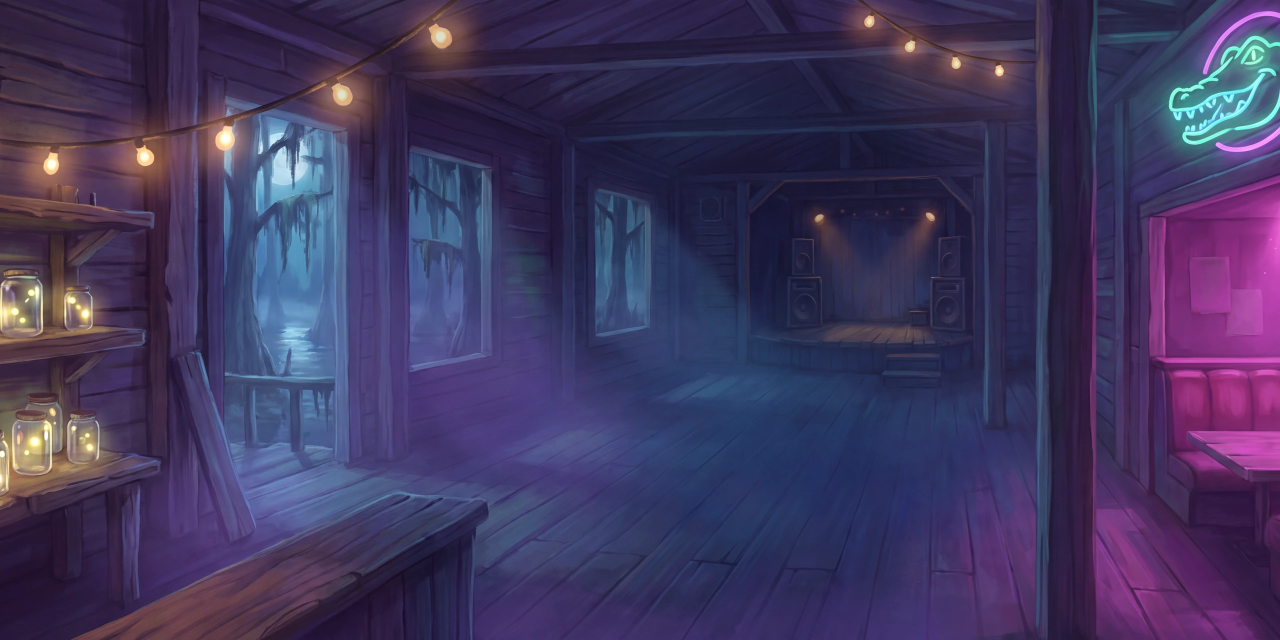
#> input picture art/source/backgrounds/bass-drop/base_landscape.webp, 2560 x 1280 px (shown at 1/2 size)
$ python cards.py
#> lines starting #> are read from the running program, lines starting #| are printed output that depends on the picture
### tools/bdart/bglib.py
"""Shared helpers for the Bass Drop 0-credit background builds (tools/bdart/backgrounds.py).

Plates are float32 sRGB arrays in [0, 1], shape (H, W, 3). Everything is deterministic (seeded noise), so a rebuild
reproduces the same bytes for the same inputs.
"""
from __future__ import annotations

import hashlib
import io
import json
from pathlib import Path

import cv2
import numpy as np
from PIL import Image

REPO = Path(__file__).resolve().parents[2]

# approved raws (art/plan/approvals.json): bg_base_landscape = ab1 ab_bg_painted (924d3637),
# bd_bg_base_portrait = bd_c07 (01d29fe8)
RAW_LANDSCAPE = REPO / "art/_raw/ab_bg_painted/v01/raw.png"
RAW_PORTRAIT = REPO / "art/_raw/bd_bg_base_portrait/v01/raw.png"
OUT_LANDSCAPE = (2560, 1280)   # 2:1, size policy <= 2560 px wide
OUT_PORTRAIT = (1536, 3072)    # 1:2, same as base_portrait.webp (c0107)


# [6 lines left out: function sha256_file, not called in this run]


def load_rgb(p: Path) -> np.ndarray:
    return np.asarray(Image.open(p).convert("RGB"), dtype=np.float32) / 255.0


# [25 lines left out: functions centre_crop, base_plate, not called in this run]


def to_u8(a: np.ndarray) -> np.ndarray:
    return np.clip(np.round(a * 255.0), 0, 255).astype(np.uint8)


# [10 lines left out: functions save_webp, save_png, not called in this run]


# ---------------------------------------------------------------- colour helpers
def srgb_to_linear(a: np.ndarray) -> np.ndarray:
    return np.where(a <= 0.04045, a / 12.92, ((a + 0.055) / 1.055) ** 2.4)


def linear_to_srgb(a: np.ndarray) -> np.ndarray:
    a = np.clip(a, 0, None)
    return np.where(a <= 0.0031308, a * 12.92, 1.055 * np.power(a, 1 / 2.4) - 0.055)


# [10 lines left out: functions luma, lightness, not called in this run]


def hsv(a: np.ndarray) -> tuple[np.ndarray, np.ndarray, np.ndarray]:
    hsv_ = cv2.cvtColor(a.astype(np.float32), cv2.COLOR_RGB2HSV)  # H in degrees 0..360, S, V in 0..1
    return hsv_[..., 0], hsv_[..., 1], hsv_[..., 2]


def blur(a: np.ndarray, sigma: float) -> np.ndarray:
    if sigma <= 0:
        return a
    return cv2.GaussianBlur(a, (0, 0), sigmaX=sigma, sigmaY=sigma, borderType=cv2.BORDER_REFLECT)


def smoothstep(x: np.ndarray, e0: float, e1: float) -> np.ndarray:
    t = np.clip((x - e0) / (e1 - e0), 0, 1)
    return t * t * (3 - 2 * t)


def hue_gate(h: np.ndarray, centre: float, half: float, soft: float = 12.0) -> np.ndarray:
    d = np.abs((h - centre + 180.0) % 360.0 - 180.0)
    return 1.0 - smoothstep(d, half, half + soft)


# [18 lines left out: function fbm, not called in this run]


def screen(base: np.ndarray, layer: np.ndarray) -> np.ndarray:
    return 1.0 - (1.0 - base) * (1.0 - np.clip(layer, 0, 1))


# ---------------------------------------------------------------- gates
# [25 lines left out: functions darker_centre, edge_iou, not called in this run]


def write_json(p: Path, obj) -> None:
    p.parent.mkdir(parents=True, exist_ok=True)
    p.write_text(json.dumps(obj, indent=1) + "\n")

### tools/bdart/cards.py
#!/usr/bin/env python3
"""Intro card illustrations for ui_intro_cards (ANIMATION_SET 6.1, DESIGN 12), 0 credits.

Plan rows bd_card_meter / bd_card_jukejam / bd_card_megamix (c14) could not run (balance below the 8-credit floor);
this is their plan fallback: "composite the approved W, badges, emblem and meter over a background crop". Every object
is approved art at its own resolution (never upscaled): the meter master, the jukebox and crowned-speaker emblems, the
W rig master + its ribbon, badge tiers and clamps (placed exactly as the sym_W rig places them), over a darkened,
softened crop of the matching background plate (base / Juke Jam / Mega Mix, tools/bdart/backgrounds.py). The only drawn
elements are the meter card's sound-wave arcs (formula D: black outline, cyan enamel) and soft contact shadows.

Square 1024 masters with the subject inside the central two-thirds, so both skins crop from one image: landscape
(tall card art) and portrait (wide art, art left / text right). No text anywhere (titles and bodies are live text).

  tools/.venv/bin/python tools/bdart/cards.py [--provenance]
"""
from __future__ import annotations

import argparse
import json
import math

import cv2
import numpy as np
from PIL import Image

from bglib import REPO, blur, lightness, smoothstep, write_json

OUT = REPO / "art/source/ui/bass-drop/cards"
QA = REPO / "build/qa/bdart/cards"
W_SRC = REPO / "art/source/symbols/W"
W_IMG = REPO / "art/source/spine/images/sym_W"
BG = REPO / "art/source/backgrounds/bass-drop"
S = 1024


def load(p) -> np.ndarray:
    return np.asarray(Image.open(p).convert("RGBA"), np.float32) / 255.0


def content_bbox(a: np.ndarray, thr: float = 0.02):
    ys, xs = np.nonzero(a[..., 3] > thr)
    return xs.min(), ys.min(), xs.max() + 1, ys.max() + 1


def premul_resize(rgba: np.ndarray, size) -> np.ndarray:
    size = (max(1, int(round(size[0]))), max(1, int(round(size[1]))))
    a = rgba[..., 3:4]
    pm = np.concatenate([rgba[..., :3] * a, a], -1)
    r = cv2.resize(pm, size, interpolation=cv2.INTER_AREA if size[0] < rgba.shape[1] else cv2.INTER_CUBIC)
    r = np.clip(r, 0, 1)
    al = r[..., 3:4]
    return np.concatenate([np.where(al > 1e-4, r[..., :3] / np.maximum(al, 1e-4), 0), al], -1)


def over(dst: np.ndarray, src: np.ndarray, x: float, y: float) -> None:
    """Straight-alpha src over dst (in place) with src's top-left at (x, y); clipped to dst."""
    x, y = int(round(x)), int(round(y))
    h, w = src.shape[:2]
    X0, Y0, X1, Y1 = max(0, x), max(0, y), min(dst.shape[1], x + w), min(dst.shape[0], y + h)
    if X0 >= X1 or Y0 >= Y1:
        return
    s = src[Y0 - y:Y1 - y, X0 - x:X1 - x]
    d = dst[Y0:Y1, X0:X1]
    a = s[..., 3:4]
    oa = a + d[..., 3:4] * (1 - a)
    rgb = (s[..., :3] * a + d[..., :3] * d[..., 3:4] * (1 - a)) / np.maximum(oa, 1e-6)
    dst[Y0:Y1, X0:X1] = np.concatenate([rgb, oa], -1)


# [16 lines left out: function rotate, not called in this run]


# ------------------------------------------------------------------ the W, composed like the sym_W rig
def compose_w(skin: str = "default", tier: int = 1, K: float = 3.0) -> np.ndarray:
    """The W's setup pose on the 360 canvas at K x, from the high-resolution sources: the rig master for fang + cap +
    chain, the pieces for ribbon / badge / clamps, each at the scale the rig used (matched on content width)."""
    parts = {p["name"]: p for p in json.loads((W_SRC / "parts.json").read_text())["parts"]}
    C = int(360 * K)
    can = np.zeros((C, C, 4), np.float32)

    # [17 lines left out: functions rig_content, place, not called in this run]

    # fang + cap + chain: the rig master mapped onto the union of the three rig parts' visible content
    m = load(W_SRC / "master_rig_1024.png")
    mx0, my0, mx1, my1 = content_bbox(m)
    boxes = [rig_content(n) for n in ("tooth", "cap", "chain")]
    ux0, uy0 = min(b[0] for b in boxes), min(b[1] for b in boxes)
    ux1, uy1 = max(b[2] for b in boxes), max(b[3] for b in boxes)
    base = premul_resize(m[my0:my1, mx0:mx1], ((ux1 - ux0) * K, (uy1 - uy0) * K))
    over(can, base, ux0 * K, uy0 * K)
    place(load(W_SRC / "pieces/ribbon.png"), "ribbon")
    # the cap's lower rim sits over the ribbon: redraw the master pixels under the rig cap's alpha
    cap = load(W_IMG / "cap.png")
    cb = parts["cap"]["bbox"]
    cap_a = premul_resize(cap, (cb[2] * K, cb[3] * K))[..., 3]
    layer = np.zeros_like(can)
    over(layer, base, ux0 * K, uy0 * K)
    x, y = int(round(cb[0] * K)), int(round(cb[1] * K))
    mask = np.zeros(can.shape[:2], np.float32)
    h, w = cap_a.shape
    mask[y:y + h, x:x + w] = cap_a[:mask.shape[0] - y, :mask.shape[1] - x]
    capl = layer.copy()
    capl[..., 3] *= mask
    over(can, capl, 0, 0)
    if skin == "sticky":
        cl = load(W_SRC / "pieces/clamp.png")
        place(cl, "clamp_shut_L", rot=-1)
        place(cl, "clamp_shut_R", rot=-1, flip=True)
    if skin in ("mult", "sticky"):
        place(load(W_SRC / f"pieces/badge_t{tier}.png"), f"badge_t{tier}")
    x0, y0, x1, y1 = content_bbox(can, 0.004)
    return can[y0:y1, x0:x1]


# ------------------------------------------------------------------ helpers for the scenes
def backdrop(name: str, box: tuple[float, float, float], dark: float = 0.55) -> np.ndarray:
    """A square crop (cx, cy, size as fractions of the plate height) of a background plate, softened, darkened and
    lower in contrast than the subject, with a vignette."""
    im = np.asarray(Image.open(BG / f"{name}.webp").convert("RGB"), np.float32) / 255.0
    H, W = im.shape[:2]
    cx, cy, sz = box
    s = int(sz * H)
    x0 = int(np.clip(cx * W - s / 2, 0, W - s))
    y0 = int(np.clip(cy * H - s / 2, 0, H - s))
    crop = im[y0:y0 + s, x0:x0 + s]
    crop = cv2.resize(crop, (S, S), interpolation=cv2.INTER_AREA if s > S else cv2.INTER_CUBIC)
    crop = blur(crop, 3.0)
    mean = crop.mean((0, 1), keepdims=True)
    crop = mean + (crop - mean) * 0.75
    yy, xx = np.mgrid[0:S, 0:S].astype(np.float32) / S
    vig = 1 - 0.45 * smoothstep(np.sqrt((xx - 0.5) ** 2 + (yy - 0.5) ** 2), 0.25, 0.75)
    return np.clip(crop * dark * vig[..., None], 0, 1)


def fit_h(img: np.ndarray, h: float) -> np.ndarray:
    return premul_resize(img, (img.shape[1] * h / img.shape[0], h))


def contact_shadow(can: np.ndarray, cx: float, cy: float, rx: float, ry: float, a: float = 0.55) -> None:
    yy, xx = np.mgrid[0:S, 0:S].astype(np.float32)
    d = ((xx - cx) / rx) ** 2 + ((yy - cy) / ry) ** 2
    sh = np.exp(-d * 2.2) * a
    can[..., :3] *= (1 - sh[..., None])


def backlight(can: np.ndarray, cx: float, cy: float, r: float, col, a: float) -> None:
    """A soft painted halo behind the subject (part of the backdrop, drawn before the subject)."""
    yy, xx = np.mgrid[0:S, 0:S].astype(np.float32)
    d = np.sqrt((xx - cx) ** 2 + (yy - cy) ** 2) / r
    h = np.exp(-d ** 2 * 1.4) * a
    col = np.asarray(col, np.float32)
    can[..., :3] = 1 - (1 - can[..., :3]) * (1 - col * h[..., None])


def wave_arcs(cx: float, cy: float, radii, span: float, width: float = 20.0) -> np.ndarray:
    """')))' sound-wave arcs on both sides, formula D: a single-weight black outline round cyan enamel with a soft
    gradient and a crisp highlight line (key light upper left)."""
    ss = 3
    ink = np.zeros((S * ss, S * ss), np.uint8)
    fill = np.zeros_like(ink)
    hi = np.zeros_like(ink)
    for i, r in enumerate(radii):
        w = width * (1 - 0.12 * i)
        for base in (0, 180):
            a0, a1 = base - span, base + span
            c = (int(cx * ss), int(cy * ss))
            ax = (int(r * ss), int(r * ss))
            cv2.ellipse(ink, c, ax, 0, a0, a1, 255, int((w + 10) * ss), lineType=cv2.LINE_AA)
            cv2.ellipse(fill, c, ax, 0, a0 + 1.2, a1 - 1.2, 255, int(w * ss), lineType=cv2.LINE_AA)
            axh = (int((r - w * 0.22) * ss), int((r - w * 0.22) * ss))
            cv2.ellipse(hi, c, axh, 0, a0 + 4, a1 - 4, 255, int(max(2, w * 0.18) * ss), lineType=cv2.LINE_AA)
    d = lambda m: cv2.resize(m, (S, S), interpolation=cv2.INTER_AREA).astype(np.float32) / 255.0
    ink, fill, hi = d(ink), d(fill), d(hi)
    # round the arc ends: soften the ink and fill caps with a tiny blur
    yy, xx = np.mgrid[0:S, 0:S].astype(np.float32)
    shade = np.clip(0.55 + 0.45 * (-(yy - cy) / (max(radii) + 40)), 0.2, 1.0)      # lighter toward the top
    cyan = np.array([0.21, 0.95, 0.88])
    deep = np.array([0.05, 0.45, 0.52])
    col = deep + (cyan - deep) * shade[..., None]
    col = col * (1 - hi[..., None] * 0.8) + np.array([0.9, 1.0, 1.0]) * hi[..., None] * 0.8
    rgb = np.zeros((S, S, 3), np.float32) * (1 - fill[..., None]) + col * fill[..., None]
    rgb = rgb * fill[..., None]
    a = np.maximum(ink, fill)
    return np.dstack([np.where(a[..., None] > 1e-4, rgb / np.maximum(a[..., None], 1e-4), 0), a]).astype(np.float32)


# ------------------------------------------------------------------ the three cards
def card_meter() -> np.ndarray:
    can = np.dstack([backdrop("base_landscape", (0.17, 0.42, 0.62), 0.5), np.ones((S, S), np.float32)])
    backlight(can, 512, 470, 430, (0.21, 0.95, 0.88), 0.22)
    cab = load(REPO / "art/source/ui/bass-drop/groove_meter/master.png")
    x0, y0, x1, y1 = content_bbox(cab)
    cab = fit_h(cab[y0:y1, x0:x1], 640)
    cx, top = 512, 250
    contact_shadow(can, cx, top + 640, 300, 40, 0.6)
    over(can, cab, cx - cab.shape[1] / 2, top)
    # woofer centre in the master: (412, 510) of 825 x 1024 -> card space
    sc = 640 / (y1 - y0)
    wcx, wcy = cx + (412 - (x0 + x1) / 2) * sc, top + (510 - y0) * sc
    rim_r = 300 * sc
    over(can, wave_arcs(wcx, wcy, [rim_r + 70, rim_r + 125, rim_r + 180], 34, 20), 0, 0)
    # the fang bursts out of the cone toward the viewer: a burst star on the cone, the fang lifted up and out of it,
    # bigger than the cone, the dust cap still showing under it (the arcs carry the boom)
    w = compose_w("default", K=3.0)
    w = rotate(fit_h(w, 470), -18)
    over(can, w, wcx - w.shape[1] / 2 + 58, wcy - w.shape[0] / 2 - 130)
    return can


# [31 lines left out: functions w_row, card_jukejam, card_megamix, not called in this run]


def main() -> None:
    ap = argparse.ArgumentParser()
    ap.add_argument("--provenance", action="store_true")
    args = ap.parse_args()
    OUT.mkdir(parents=True, exist_ok=True)
    QA.mkdir(parents=True, exist_ok=True)
    rep = {}
    tiles = []
    for name, fn in (("art_meter", card_meter), ("art_jukejam", card_jukejam), ("art_megamix", card_megamix)):
        img = fn()
        rgb = np.clip(img[..., :3], 0, 1)
        p = OUT / f"{name}.png"
        Image.fromarray(np.round(rgb * 255).astype(np.uint8)).save(p, optimize=True)
        if p.stat().st_size > 1_450_000:
            p.unlink()
            p = OUT / f"{name}.webp"
            Image.fromarray(np.round(rgb * 255).astype(np.uint8)).save(p, "WEBP", lossless=True, quality=100, method=6)
        L = lightness(rgb)
        c = L[S // 6:S * 5 // 6, S // 6:S * 5 // 6].mean()
        edge = np.concatenate([L[:S // 8].ravel(), L[-S // 8:].ravel(), L[:, :S // 8].ravel(), L[:, -S // 8:].ravel()]).mean()
        rep[name] = {"path": str(p.relative_to(REPO)), "bytes": p.stat().st_size, "size": [S, S],
                     "centreL": round(float(c), 4), "edgeL": round(float(edge), 4)}
        tiles.append((name, rgb))
#> this loop made 1 pass
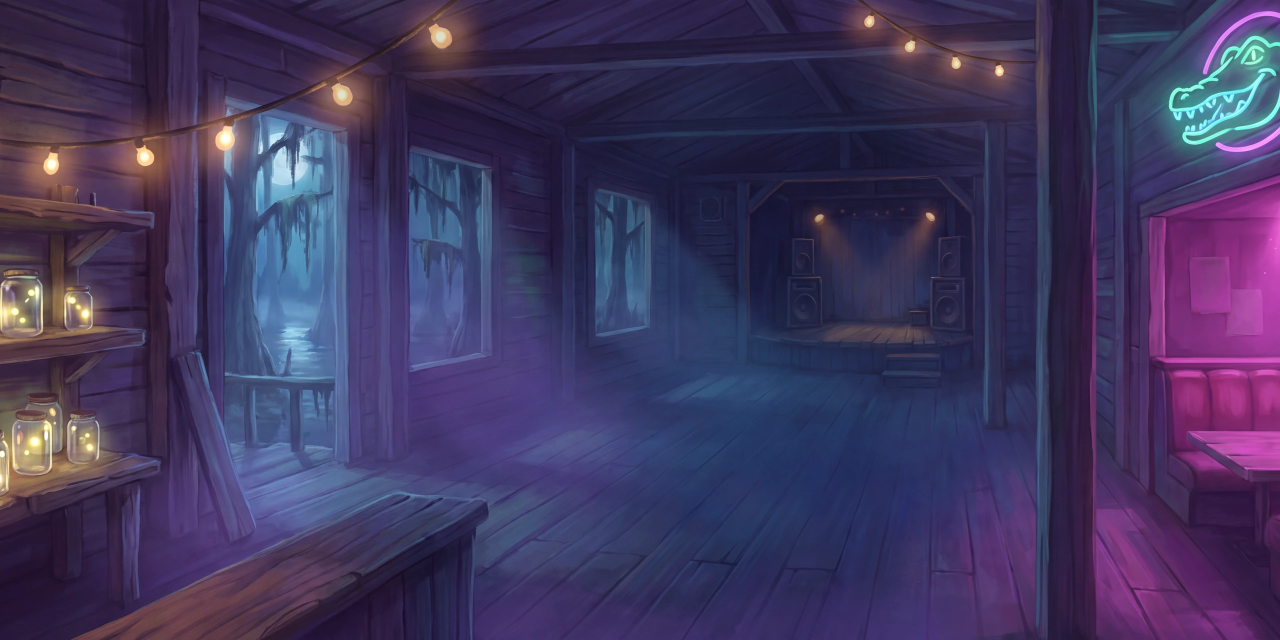
#> input picture art/source/backgrounds/bass-drop/base_landscape.webp, 2560 x 1280 px (shown at 1/2 size)
#> pass 1, in backdrop, `crop = im[y0:y0 + s, x0:x0 + s]`:
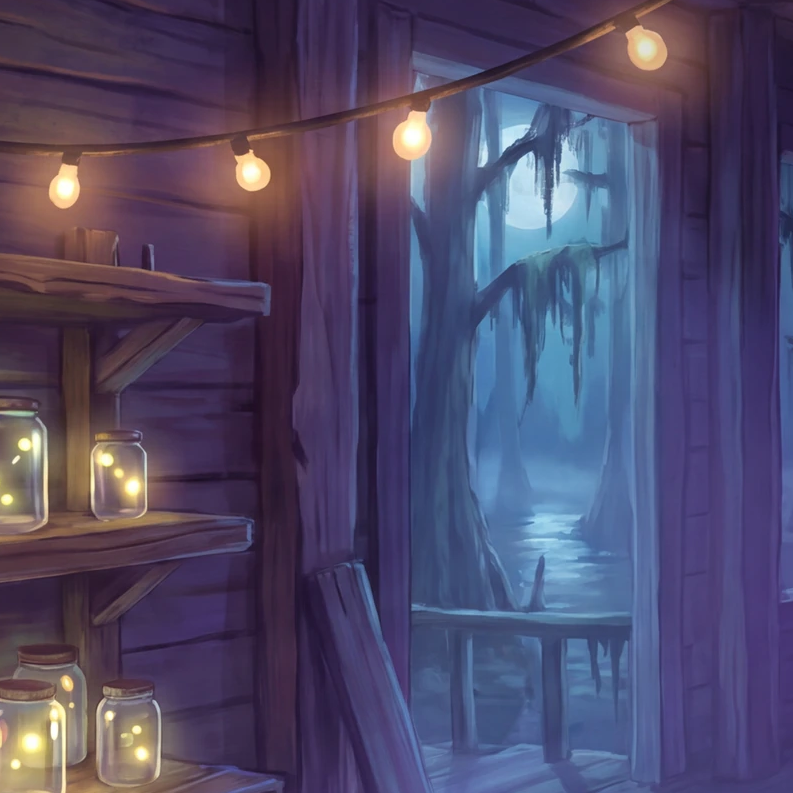
#> crop: shape (793, 793, 3) float32; mean R, G, B 0.318, 0.295, 0.415
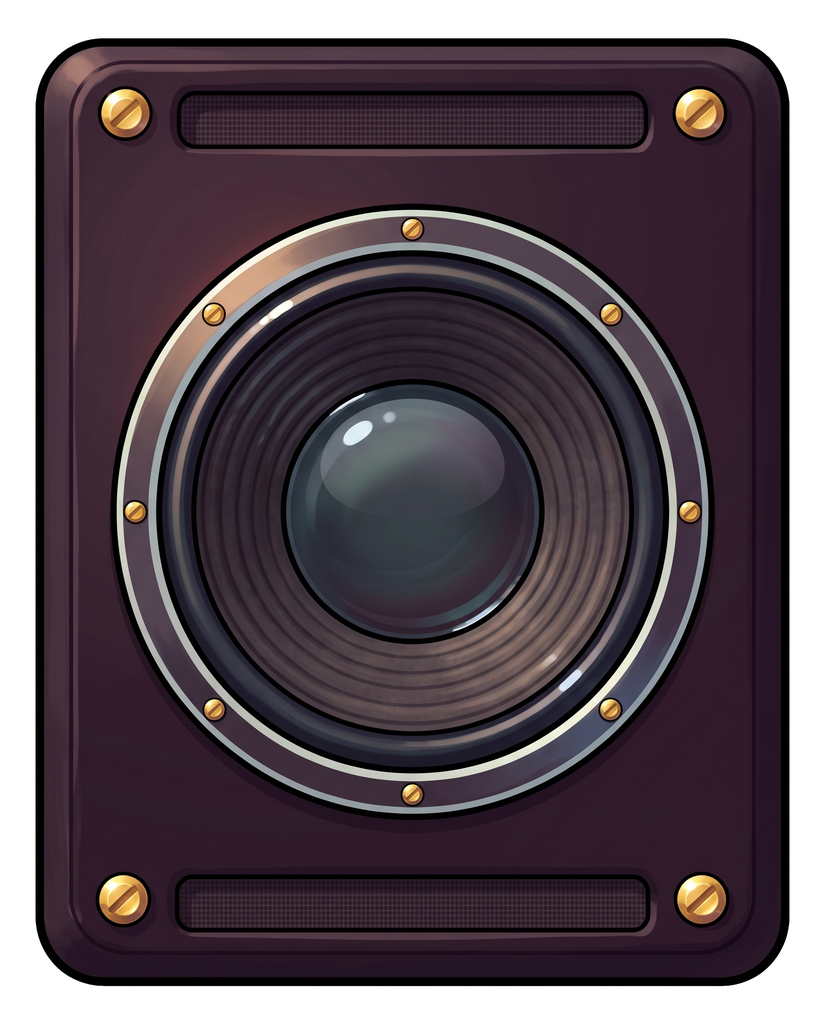
#> input picture art/source/ui/bass-drop/groove_meter/master.png, 825 x 1024 px
    # QA: full sheet + the two skin crops (landscape tall 0.75, portrait wide 1.33) at in-game size
    sheet = Image.new("RGB", (3 * 512 + 40, 512 + 20 + 300 + 20), (18, 18, 22))
    for i, (name, rgb) in enumerate(tiles):
        im = Image.fromarray(np.round(rgb * 255).astype(np.uint8))
        sheet.paste(im.resize((512, 512), Image.LANCZOS), (i * 532, 0))
        tall = im.crop((S // 2 - 330, 60, S // 2 + 330, 60 + 880)).resize((170, 227), Image.LANCZOS)      # ~ 0.75
        wide = im.crop((40, 170, S - 40, 170 + 710)).resize((250, 188), Image.LANCZOS)                   # ~ 1.33
        sheet.paste(tall, (i * 532, 532))
        sheet.paste(wide, (i * 532 + 190, 532))
    sheet.save(QA / "cards.png")
    write_json(QA / "report.json", rep)
    print(json.dumps(rep, indent=1))
    if args.provenance:
        from prov import add_rows
        par = {"art_meter": ["bd_meter_master.source.0be9b5f3", "sym_w_rig.source.b411179c", "sym_w_ribbon.cut.96c81577"],
               "art_jukejam": ["bd_emblem_jukebox.source.ac851568", "sym_w_rig.source.b411179c", "sym_w_ribbon.cut.96c81577",
                               "sym_w_badge_t1.tier.30c5d27e", "sym_w_badge_t2.tier.6f60f7e0"],
               "art_megamix": ["bd_emblem_mega_speaker.source.34607c30", "sym_w_rig.source.b411179c", "sym_w_ribbon.cut.96c81577",
                               "sym_w_badge_t3.cut.9383b485", "sym_w_badge_t5.tier.2b6ddc5e", "sym_w_clamp.cut.8ef8ed1c"]}
        bgrow = {"art_meter": "bg_base_landscape", "art_jukejam": "bd_bg_jukejam_landscape", "art_megamix": "bd_bg_megamix_landscape"}
        doc = json.loads((REPO / "art/manifest.json").read_text())
        rows = []
        for name, ent in rep.items():
            bgp = {"art_meter": "base_landscape", "art_jukejam": "jukejam_landscape", "art_megamix": "megamix_landscape"}[name]
            bg_id = [r["id"] for r in doc["rows"] if r["path"] == f"art/source/backgrounds/bass-drop/{bgp}.webp"][-1]
            rows.append({"id_prefix": f"bd_card_{name[4:]}.source", "path": ent["path"], "stage": "layer-split",
                         "parents": par[name] + [bg_id], "script": "tools/bdart/cards.py",
                         "notes": f"0-credit plan fallback for row bd_card_{name[4:]}: composite of approved art over a "
                                  f"softened {bgrow[name]} crop; no text; 1024 square master for both skin crops"})
        print("provenance rows added:", add_rows(rows))


if __name__ == "__main__":
#> (the run stopped early here; a loop or call above may not have finished)
